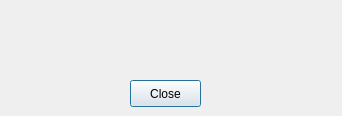
<?xml version="1.0" encoding="UTF-8"?>
<ui version="4.0">
 <class>ErrorDialog</class>
 <widget class="QDialog" name="ErrorDialog">
  <property name="geometry">
   <rect>
    <x>0</x>
    <y>0</y>
    <width>342</width>
    <height>116</height>
   </rect>
  </property>
  <property name="windowTitle">
   <string>Error</string>
  </property>
  <property name="windowIcon">
   <iconset resource="images.qrc">
    <normaloff>:/img/icon.png</normaloff>:/img/icon.png</iconset>
  </property>
  <widget class="QLabel" name="errorLabel">
   <property name="geometry">
    <rect>
     <x>10</x>
     <y>10</y>
     <width>321</width>
     <height>61</height>
    </rect>
   </property>
   <property name="text">
    <string/>
   </property>
   <property name="alignment">
    <set>Qt::AlignLeading|Qt::AlignLeft|Qt::AlignVCenter</set>
   </property>
   <property name="wordWrap">
    <bool>true</bool>
   </property>
  </widget>
  <widget class="QPushButton" name="dismissButton">
   <property name="geometry">
    <rect>
     <x>130</x>
     <y>80</y>
     <width>71</width>
     <height>27</height>
    </rect>
   </property>
   <property name="text">
    <string>Close</string>
   </property>
  </widget>
 </widget>
 <resources>
  <include location="images.qrc"/>
 </resources>
 <connections/>
</ui>
